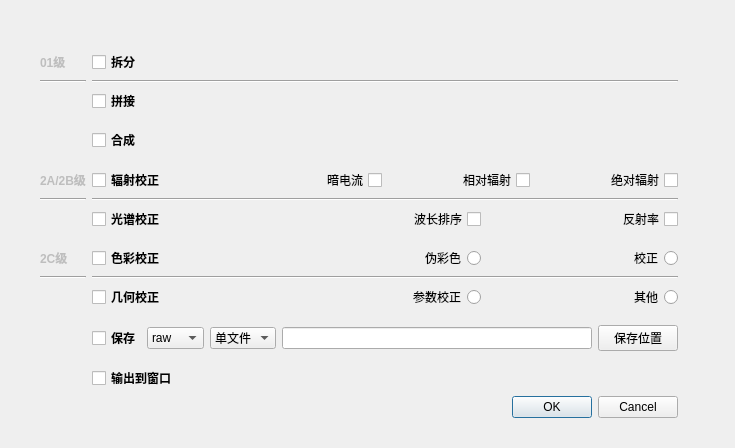
<?xml version="1.0" encoding="UTF-8"?>
<ui version="4.0">
 <class>Dialog</class>
 <widget class="QDialog" name="Dialog">
  <property name="geometry">
   <rect>
    <x>0</x>
    <y>0</y>
    <width>735</width>
    <height>448</height>
   </rect>
  </property>
  <property name="windowTitle">
   <string>Dialog</string>
  </property>
  <widget class="QWidget" name="gridLayoutWidget">
   <property name="geometry">
    <rect>
     <x>40</x>
     <y>50</y>
     <width>638</width>
     <height>368</height>
    </rect>
   </property>
   <layout class="QGridLayout" name="gridLayout">
    <item row="8" column="0">
     <widget class="Line" name="line_2">
      <property name="orientation">
       <enum>Qt::Horizontal</enum>
      </property>
     </widget>
    </item>
    <item row="12" column="0">
     <widget class="Line" name="line_4">
      <property name="orientation">
       <enum>Qt::Horizontal</enum>
      </property>
     </widget>
    </item>
    <item row="3" column="1">
     <widget class="QCheckBox" name="checkBox_3">
      <property name="font">
       <font>
        <weight>75</weight>
        <bold>true</bold>
       </font>
      </property>
      <property name="text">
       <string>拼接</string>
      </property>
     </widget>
    </item>
    <item row="13" column="1">
     <layout class="QHBoxLayout" name="horizontalLayout_11">
      <item>
       <widget class="QCheckBox" name="checkBox_14">
        <property name="font">
         <font>
          <weight>75</weight>
          <bold>true</bold>
         </font>
        </property>
        <property name="text">
         <string>几何校正</string>
        </property>
       </widget>
      </item>
      <item>
       <widget class="QRadioButton" name="radioButton_4">
        <property name="layoutDirection">
         <enum>Qt::RightToLeft</enum>
        </property>
        <property name="text">
         <string>参数校正</string>
        </property>
       </widget>
      </item>
      <item>
       <widget class="QRadioButton" name="radioButton_5">
        <property name="layoutDirection">
         <enum>Qt::RightToLeft</enum>
        </property>
        <property name="text">
         <string>其他</string>
        </property>
       </widget>
      </item>
     </layout>
    </item>
    <item row="16" column="1">
     <spacer name="verticalSpacer_8">
      <property name="orientation">
       <enum>Qt::Vertical</enum>
      </property>
      <property name="sizeHint" stdset="0">
       <size>
        <width>20</width>
        <height>40</height>
       </size>
      </property>
     </spacer>
    </item>
    <item row="14" column="1">
     <spacer name="verticalSpacer_7">
      <property name="orientation">
       <enum>Qt::Vertical</enum>
      </property>
      <property name="sizeHint" stdset="0">
       <size>
        <width>20</width>
        <height>40</height>
       </size>
      </property>
     </spacer>
    </item>
    <item row="11" column="0">
     <widget class="QLabel" name="label_13">
      <property name="enabled">
       <bool>false</bool>
      </property>
      <property name="font">
       <font>
        <weight>75</weight>
        <bold>true</bold>
       </font>
      </property>
      <property name="text">
       <string>2C级</string>
      </property>
      <property name="wordWrap">
       <bool>false</bool>
      </property>
     </widget>
    </item>
    <item row="4" column="1">
     <spacer name="verticalSpacer_2">
      <property name="orientation">
       <enum>Qt::Vertical</enum>
      </property>
      <property name="sizeHint" stdset="0">
       <size>
        <width>20</width>
        <height>40</height>
       </size>
      </property>
     </spacer>
    </item>
    <item row="0" column="0">
     <widget class="QLabel" name="label_9">
      <property name="enabled">
       <bool>false</bool>
      </property>
      <property name="font">
       <font>
        <weight>75</weight>
        <bold>true</bold>
       </font>
      </property>
      <property name="text">
       <string>01级</string>
      </property>
      <property name="wordWrap">
       <bool>false</bool>
      </property>
     </widget>
    </item>
    <item row="7" column="0">
     <widget class="QLabel" name="label_11">
      <property name="enabled">
       <bool>false</bool>
      </property>
      <property name="font">
       <font>
        <weight>75</weight>
        <bold>true</bold>
       </font>
      </property>
      <property name="text">
       <string>2A/2B级</string>
      </property>
      <property name="wordWrap">
       <bool>false</bool>
      </property>
     </widget>
    </item>
    <item row="12" column="1">
     <widget class="Line" name="line_7">
      <property name="orientation">
       <enum>Qt::Horizontal</enum>
      </property>
     </widget>
    </item>
    <item row="18" column="1">
     <widget class="QDialogButtonBox" name="buttonBox">
      <property name="orientation">
       <enum>Qt::Horizontal</enum>
      </property>
      <property name="standardButtons">
       <set>QDialogButtonBox::Cancel|QDialogButtonBox::Ok</set>
      </property>
     </widget>
    </item>
    <item row="1" column="0">
     <widget class="Line" name="line">
      <property name="orientation">
       <enum>Qt::Horizontal</enum>
      </property>
     </widget>
    </item>
    <item row="11" column="1">
     <layout class="QHBoxLayout" name="horizontalLayout_16">
      <item>
       <widget class="QCheckBox" name="checkBox_13">
        <property name="font">
         <font>
          <weight>75</weight>
          <bold>true</bold>
         </font>
        </property>
        <property name="text">
         <string>色彩校正</string>
        </property>
       </widget>
      </item>
      <item>
       <widget class="QRadioButton" name="radioButton">
        <property name="layoutDirection">
         <enum>Qt::RightToLeft</enum>
        </property>
        <property name="text">
         <string>伪彩色</string>
        </property>
       </widget>
      </item>
      <item>
       <widget class="QRadioButton" name="radioButton_3">
        <property name="layoutDirection">
         <enum>Qt::RightToLeft</enum>
        </property>
        <property name="text">
         <string>校正</string>
        </property>
       </widget>
      </item>
     </layout>
    </item>
    <item row="6" column="1">
     <spacer name="verticalSpacer_3">
      <property name="orientation">
       <enum>Qt::Vertical</enum>
      </property>
      <property name="sizeHint" stdset="0">
       <size>
        <width>20</width>
        <height>40</height>
       </size>
      </property>
     </spacer>
    </item>
    <item row="8" column="1">
     <widget class="Line" name="line_5">
      <property name="orientation">
       <enum>Qt::Horizontal</enum>
      </property>
     </widget>
    </item>
    <item row="0" column="1">
     <widget class="QCheckBox" name="checkBox">
      <property name="font">
       <font>
        <weight>75</weight>
        <bold>true</bold>
       </font>
      </property>
      <property name="text">
       <string>拆分</string>
      </property>
     </widget>
    </item>
    <item row="7" column="1">
     <layout class="QHBoxLayout" name="horizontalLayout_15">
      <item>
       <widget class="QCheckBox" name="checkBox_9">
        <property name="font">
         <font>
          <weight>75</weight>
          <bold>true</bold>
         </font>
        </property>
        <property name="text">
         <string>辐射校正</string>
        </property>
       </widget>
      </item>
      <item>
       <widget class="QCheckBox" name="checkBox_10">
        <property name="layoutDirection">
         <enum>Qt::RightToLeft</enum>
        </property>
        <property name="text">
         <string>暗电流</string>
        </property>
       </widget>
      </item>
      <item>
       <widget class="QCheckBox" name="checkBox_11">
        <property name="layoutDirection">
         <enum>Qt::RightToLeft</enum>
        </property>
        <property name="text">
         <string>相对辐射</string>
        </property>
       </widget>
      </item>
      <item>
       <widget class="QCheckBox" name="checkBox_12">
        <property name="layoutDirection">
         <enum>Qt::RightToLeft</enum>
        </property>
        <property name="text">
         <string>绝对辐射</string>
        </property>
       </widget>
      </item>
     </layout>
    </item>
    <item row="5" column="1">
     <widget class="QCheckBox" name="checkBox_4">
      <property name="font">
       <font>
        <weight>75</weight>
        <bold>true</bold>
       </font>
      </property>
      <property name="text">
       <string>合成</string>
      </property>
     </widget>
    </item>
    <item row="9" column="1">
     <layout class="QHBoxLayout" name="horizontalLayout_14">
      <item>
       <widget class="QCheckBox" name="checkBox_5">
        <property name="font">
         <font>
          <weight>75</weight>
          <bold>true</bold>
         </font>
        </property>
        <property name="text">
         <string>光谱校正</string>
        </property>
       </widget>
      </item>
      <item>
       <widget class="QCheckBox" name="checkBox_6">
        <property name="layoutDirection">
         <enum>Qt::RightToLeft</enum>
        </property>
        <property name="text">
         <string>波长排序</string>
        </property>
       </widget>
      </item>
      <item>
       <widget class="QCheckBox" name="checkBox_7">
        <property name="layoutDirection">
         <enum>Qt::RightToLeft</enum>
        </property>
        <property name="text">
         <string>反射率</string>
        </property>
       </widget>
      </item>
     </layout>
    </item>
    <item row="15" column="1">
     <layout class="QHBoxLayout" name="horizontalLayout_12">
      <item>
       <widget class="QCheckBox" name="checkBox_8">
        <property name="font">
         <font>
          <weight>75</weight>
          <bold>true</bold>
         </font>
        </property>
        <property name="text">
         <string>保存</string>
        </property>
       </widget>
      </item>
      <item>
       <widget class="QComboBox" name="comboBox_2">
        <item>
         <property name="text">
          <string>raw</string>
         </property>
        </item>
        <item>
         <property name="text">
          <string>pds4</string>
         </property>
        </item>
        <item>
         <property name="text">
          <string>jpg</string>
         </property>
        </item>
       </widget>
      </item>
      <item>
       <widget class="QComboBox" name="comboBox_3">
        <item>
         <property name="text">
          <string>单文件</string>
         </property>
        </item>
        <item>
         <property name="text">
          <string>多文件</string>
         </property>
        </item>
       </widget>
      </item>
      <item>
       <widget class="QLineEdit" name="lineEdit_2"/>
      </item>
      <item>
       <widget class="QPushButton" name="pushButton_addr_2">
        <property name="text">
         <string>保存位置</string>
        </property>
       </widget>
      </item>
     </layout>
    </item>
    <item row="1" column="1">
     <widget class="Line" name="line_6">
      <property name="orientation">
       <enum>Qt::Horizontal</enum>
      </property>
     </widget>
    </item>
    <item row="17" column="1">
     <widget class="QCheckBox" name="checkBox_15">
      <property name="font">
       <font>
        <weight>75</weight>
        <bold>true</bold>
       </font>
      </property>
      <property name="text">
       <string>输出到窗口</string>
      </property>
     </widget>
    </item>
    <item row="10" column="1">
     <spacer name="verticalSpacer">
      <property name="orientation">
       <enum>Qt::Vertical</enum>
      </property>
      <property name="sizeHint" stdset="0">
       <size>
        <width>20</width>
        <height>40</height>
       </size>
      </property>
     </spacer>
    </item>
   </layout>
  </widget>
  <widget class="QRadioButton" name="radioButton_2">
   <property name="geometry">
    <rect>
     <x>1100</x>
     <y>740</y>
     <width>158</width>
     <height>19</height>
    </rect>
   </property>
   <property name="layoutDirection">
    <enum>Qt::RightToLeft</enum>
   </property>
   <property name="text">
    <string>伪彩色</string>
   </property>
  </widget>
 </widget>
 <resources/>
 <connections>
  <connection>
   <sender>buttonBox</sender>
   <signal>accepted()</signal>
   <receiver>Dialog</receiver>
   <slot>accept()</slot>
   <hints>
    <hint type="sourcelabel">
     <x>248</x>
     <y>254</y>
    </hint>
    <hint type="destinationlabel">
     <x>157</x>
     <y>274</y>
    </hint>
   </hints>
  </connection>
  <connection>
   <sender>buttonBox</sender>
   <signal>rejected()</signal>
   <receiver>Dialog</receiver>
   <slot>reject()</slot>
   <hints>
    <hint type="sourcelabel">
     <x>316</x>
     <y>260</y>
    </hint>
    <hint type="destinationlabel">
     <x>286</x>
     <y>274</y>
    </hint>
   </hints>
  </connection>
 </connections>
</ui>
